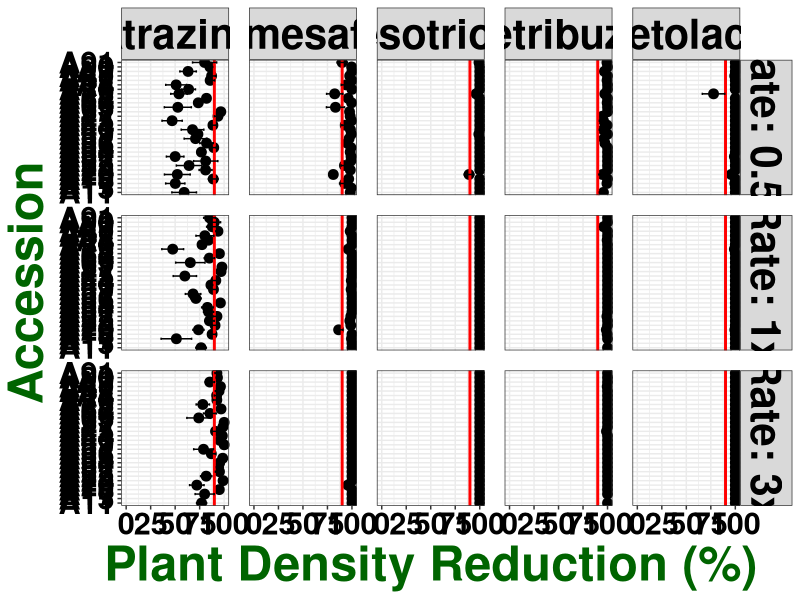

Write R code to recreate this figure. (Note: this script raises an error after producing the figure.)
## ---- chunk 1

knitr::opts_chunk$set(echo = TRUE)
library(dplyr)
library(ggplot2)
library(ggpubr)
library(car)

## ---- chunk 2

waterhemp <- read.csv("All PRE_Reduction.csv")

str(waterhemp)

waterhemp$run <- as.factor(waterhemp$run)

waterhemp$pop <- as.factor(waterhemp$pop)

waterhemp$Herbicide <- as.factor(waterhemp$Herbicide)

waterhemp$Rate <- as.factor(waterhemp$Rate)

waterhemp$rep <- as.factor(waterhemp$rep)

str(waterhemp)

## ---- chunk 3

summary <- waterhemp %>% 
  group_by(pop, Herbicide, Rate) %>% 
  summarise(n = sum(!is.na(count_red)), 
            mean = mean(count_red, na.rm = TRUE), 
            sd = sd(count_red, na.rm = TRUE),
            se = sd / sqrt(n),
            CI = qnorm(1- 0.05/2) * se)

summary$herb <- factor(summary$Herbicide,
                       levels = c("atrazine", "fomesafen", "mesotrione", "metribuzin", "s-metolachlor"))

summary
            
## ---- chunk 4

rate_labels <- c("0.5x" = "Rate: 0.5x", "1x" = "Rate: 1x", "3x" = "Rate: 3x")

ggplot(summary, aes(x = mean*100, y = pop)) + 
  xlim(0, 100) + 
  geom_point(size = 3) + 
  geom_vline(xintercept = 90, size = 1, colour = "red") +
  geom_errorbar(aes(xmin = (mean*100) - (se*100), xmax = (mean*100) + (se*100), width = 0.5)) + 
  facet_grid(Rate ~ Herbicide, labeller = labeller(Rate = rate_labels)) +
  labs(#title = "Waterhemp Plant Density Reduction - PRE", 
       x = "Plant Density Reduction (%)", 
       y = "Accession") + 
  theme_bw() + 
  theme (plot.title = element_text(face = "bold", hjust = 0.5, size = 40, colour = "darkgreen"), 
         axis.title = element_text(face = "bold", size = 35, colour = "darkgreen"), 
         axis.text = element_text(face = "bold", size = 22, colour = "black"),
         strip.text = element_text(face = "bold", size = 30, colour = "black"),
         panel.spacing = unit(1, "lines")) +
  ggsave("RAW COUNTRED_POPxHERBxRATE.tiff", units="in", width = 18, height = 27, dpi = 600, compression = "lzw")

